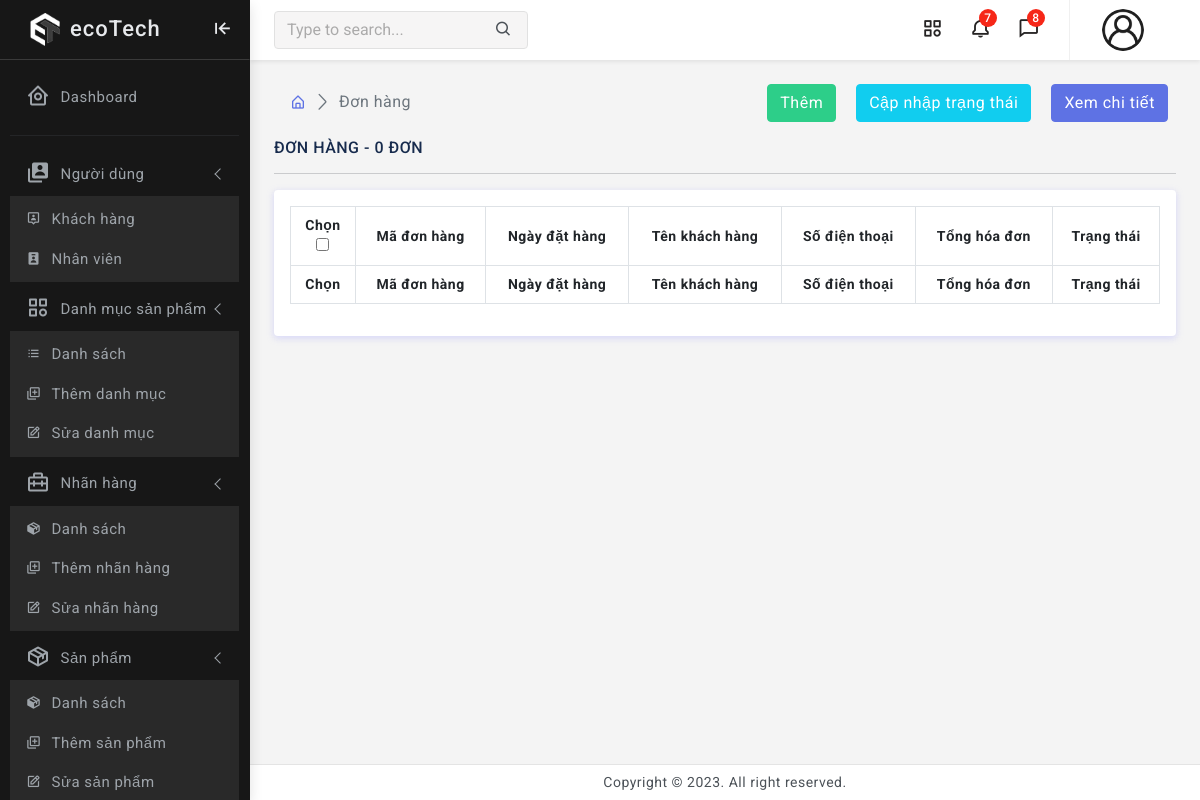
The page /admin/index.php?page=order on the database as committed earlier.
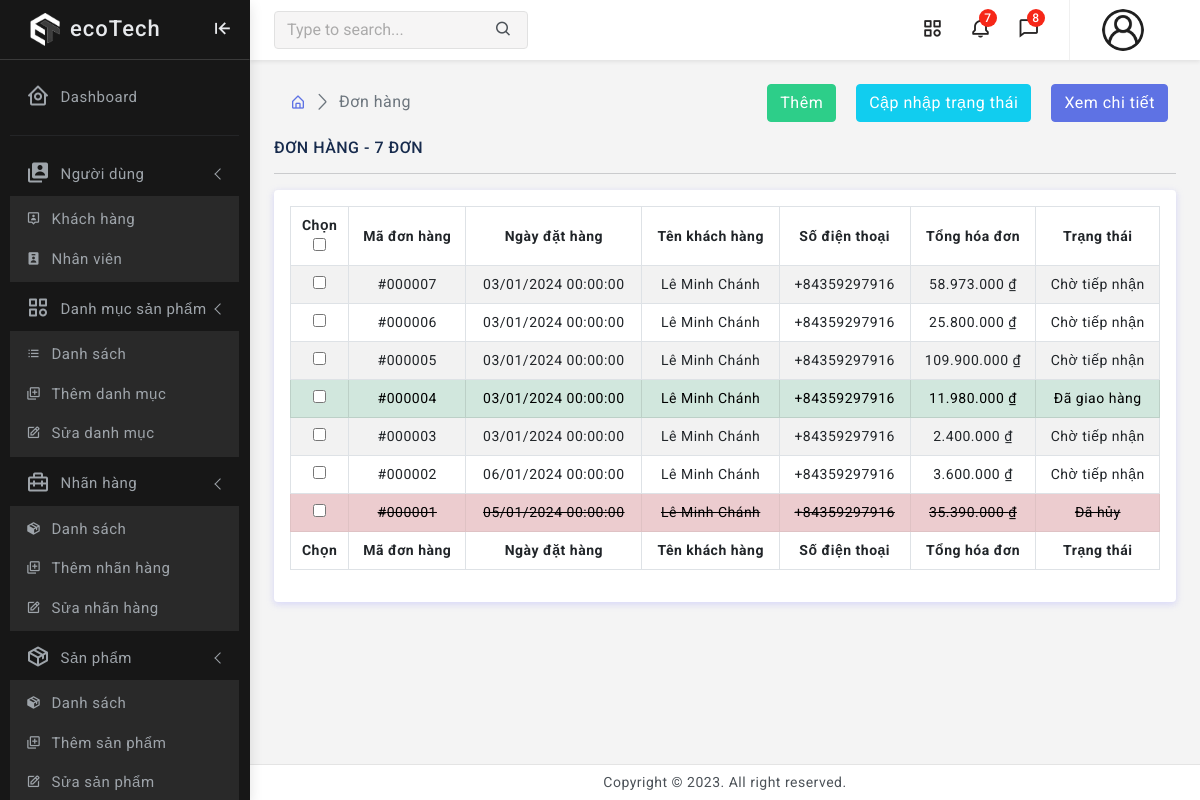
The same page on the database as committed later.
### tables this page shows
CREATE TABLE ORDERS(
    ORDER_ID VARCHAR(10) NOT NULL,
    ORDER_DATE DATE NOT NULL,
    ORDER_TOTAL INT NOT NULL,
    ORDER_STATUS VARCHAR(50) NOT NULL, 
    USER_PHONE VARCHAR(50) NOT NULL,
    PRIMARY KEY (ORDER_ID),
    FOREIGN KEY (USER_PHONE) REFERENCES USERS(USER_PHONE)
);

CREATE TABLE USERS(
     
    USER_NAME VARCHAR(50) NOT NULL,
    USER_PASSWORD VARCHAR(50),
    USER_EMAIL VARCHAR(50),
    USER_PHONE VARCHAR(50) NOT NULL,
    USER_ADDRESS VARCHAR(50),
    USER_ROLE int NOT NULL,
    USER_STATE VARCHAR(50) NOT NULL,
    USER_IMAGE VARCHAR(100),
    CREATE_DATE DATE NOT NULL,
    LAST_LOGIN DATE NOT NULL,
    PRIMARY KEY (USER_PHONE),
    FOREIGN KEY (USER_ROLE) REFERENCES ROLES(ROLE_ID)
);

### admin/views/order/order.php (the view, shortened to what this page needs)
<?php
$sql = "SELECT * FROM `orders`, `users` WHERE orders.USER_PHONE = users.USER_PHONE ORDER BY orders.ORDER_ID DESC";
$result_order = mysqli_query($connect, $sql);
$count_order = mysqli_num_rows($result_order);
?>
<div class="page-wrapper">
	<div class="page-content">
		<div class="page-breadcrumb d-none d-sm-flex align-items-center mb-3">
			<div class="ps-3">
				<nav aria-label="breadcrumb">
					<ol class="breadcrumb mb-0 p-0">
						<li class="breadcrumb-item"><a href="./index.php"><i class="bx bx-home-alt"></i></a></li>
						<li class="breadcrumb-item active" aria-current="page">Đơn hàng </li>
					</ol>
				</nav>
			</div>
			<div class="ms-auto">
				<div>
					<a href="./index.php?page=order-create" class="ms-2 me-2 btn btn-success">Thêm</a>
					<a href="javascript:void(0);" class="ms-2 me-2 btn btn-info" onclick="openUpdateStatusModal()">Cập nhập trạng thái</a>
					<a href="javascript:void(0);" class="ms-2 me-2 btn btn-primary" onclick="redirectToDetailPage()"> Xem chi tiết </a>
				</div>
			</div>
		</div>
		<h6 class="mb-0 text-uppercase">Đơn hàng - <?php echo $count_order ?> đơn</h6>
		<hr />
		<div class="card ">
			<div class="card-body container">
				<div class="table-responsive">
					<table id="example" class="table table-striped table-bordered table-hover" style="width:100%">
						<thead>
							<tr class="text-center align-middle">
								<th scope="col">Chọn <br> <input type="checkbox" id="selectAllCheckbox"></th>
								<th scope="col">Mã đơn hàng</th>
								<th scope="col">Ngày đặt hàng</th>
								<th scope="col">Tên khách hàng</th>
								<th scope="col">Số điện thoại</th>
								<th scope="col">Tổng hóa đơn</th>
								<th scope="col">Trạng thái</th>
							</tr>
						</thead>
						<tbody>
							<?php
							if ($result_order)
								while ($row_order = mysqli_fetch_assoc($result_order)) {
							?>
								<tr class="align-middle
								<?php
									if ($row_order['ORDER_STATUS'] == 4) {
										echo "table-danger text-decoration-line-through";
									} else if ($row_order['ORDER_STATUS'] == 3) {
										echo "table-success";
									}
									if ($row_order['ORDER_STATUS'] == 0) {
										$status = "Chờ tiếp nhận";
									} else if ($row_order['ORDER_STATUS'] == 1) {
										$status = "Đang xử lí";
									} else if ($row_order['ORDER_STATUS'] == 2) {
										$status = "Đang giao hàng";
									} else if ($row_order['ORDER_STATUS'] == 3) {
										$status = "Đã giao hàng";
									} else {
										$status = "Đã hủy";
									}
								?>
								">
									<td class="text-center"><input type="checkbox" name="selected_orders[]" value="<?php echo $row_order['ORDER_ID']; ?>"></td>
									<td class="text-center">#<?php echo str_pad($row_order['ORDER_ID'], 6, '0', STR_PAD_LEFT) ?></td>
									<td class="text-center"> <?php echo date_format(date_create($row_order['ORDER_DATE']), 'd/m/Y H:i:s'); ?> </td>
									<td class="text-center"><?php echo $row_order['USER_NAME'] ?></td>
									<td class="text-center"><?php echo $row_order['USER_PHONE'] ?></td>
									<td class="text-center"><?php echo number_format($row_order['ORDER_TOTAL'], 0, ',', '.') . ' ₫' ?></td>
									<td class="text-center"><?php echo $status ?></td>
								</tr>
							<?php
								}
							?>
						</tbody>
						<tfoot>
							<tr class="text-center align-middle">
								<th>Chọn</th>
								<th scope="col">Mã đơn hàng</th>
								<th scope="col">Ngày đặt hàng</th>
								<th scope="col">Tên khách hàng</th>
								<th scope="col">Số điện thoại</th>
								<th scope="col">Tổng hóa đơn</th>
								<th scope="col">Trạng thái</th>
							</tr>
						</tfoot>
					</table>
				</div>
			</div>
		</div>
	</div>
</div>
</div>

Rows that differ between the two databases and show on the page:
now on this page (row edited): orders: ORDER_ID "000007", ORDER_DATE "03/01/2024 00:00:00", USER_PHONE.USER_NAME "Lê Minh Chánh", USER_PHONE.USER_PHONE "+84359297916", ORDER_TOTAL "58.973.000", ORDER_STATUS "Chờ tiếp nhận"
now on this page (row edited): orders: ORDER_ID "000006", ORDER_DATE "03/01/2024 00:00:00", USER_PHONE.USER_NAME "Lê Minh Chánh", USER_PHONE.USER_PHONE "+84359297916", ORDER_TOTAL "25.800.000", ORDER_STATUS "Chờ tiếp nhận"
now on this page (row edited): orders: ORDER_ID "000005", ORDER_DATE "03/01/2024 00:00:00", USER_PHONE.USER_NAME "Lê Minh Chánh", USER_PHONE.USER_PHONE "+84359297916", ORDER_TOTAL "109.900.000", ORDER_STATUS "Chờ tiếp nhận"
now on this page (row edited): orders: ORDER_ID "000004", ORDER_DATE "03/01/2024 00:00:00", USER_PHONE.USER_NAME "Lê Minh Chánh", USER_PHONE.USER_PHONE "+84359297916", ORDER_TOTAL "11.980.000", ORDER_STATUS "Đã giao hàng"
now on this page (row edited): orders: ORDER_ID "000003", ORDER_DATE "03/01/2024 00:00:00", USER_PHONE.USER_NAME "Lê Minh Chánh", USER_PHONE.USER_PHONE "+84359297916", ORDER_TOTAL "2.400.000", ORDER_STATUS "Chờ tiếp nhận"
now on this page (row edited): orders: ORDER_ID "000002", ORDER_DATE "06/01/2024 00:00:00", USER_PHONE.USER_NAME "Lê Minh Chánh", USER_PHONE.USER_PHONE "+84359297916", ORDER_TOTAL "3.600.000", ORDER_STATUS "Chờ tiếp nhận"
now on this page (row edited): orders: ORDER_ID "000001", ORDER_DATE "05/01/2024 00:00:00", USER_PHONE.USER_NAME "Lê Minh Chánh", USER_PHONE.USER_PHONE "+84359297916", ORDER_TOTAL "35.390.000", ORDER_STATUS "Đã hủy"
Other text that changed with them:
$count_order: "0" → "7"
